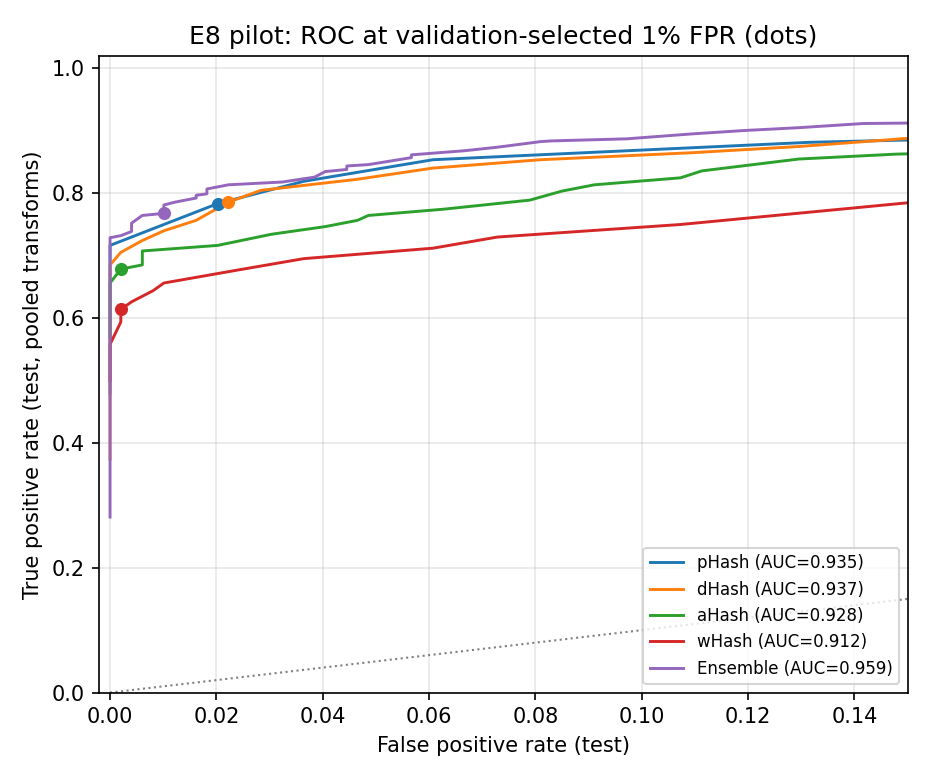
#> input picture experiments/results/e8/e8_operating_points.png, 930 x 780 px
$ python -i e8_fingerprint.py   (imports and definitions only)
#> lines starting #> are read from the running program, lines starting #| are printed output that depends on the picture
#!/usr/bin/env python3
"""E8 - perceptual-hash robustness benchmark (pilot).

Downloads a small set of public web photographs (Picsum, sourced from
Unsplash), computes four 64-bit classical perceptual hashes from scratch
(pHash, dHash, aHash, wHash) plus a mean-distance ensemble, selects a
1%-FPR threshold on a validation split, and evaluates TPR/FPR/EER/AUC on a
held-out test split under 28 image transformations.

Scope warning: this is a pilot on 80 web photos. It is NOT a
Copydays / INRIA Holidays / Oxford5k / DiffusionDB / GenImage benchmark,
and it does not evaluate PDQ, CLIP or DINOv2. Results do not establish
AIGC-specific robustness.

Usage:
    python experiments/e8_fingerprint.py --n-images 80 --seed 1234
"""

from __future__ import annotations

import argparse
import csv
import hashlib
import io
import json
import math
import shutil
import sys
import time
import zlib
from concurrent.futures import ThreadPoolExecutor, as_completed
from datetime import datetime, timezone
from importlib import metadata
from pathlib import Path

import numpy as np
import requests
from PIL import Image, ImageOps
from scipy.fft import dct
from scipy.stats import rankdata

REPO_ROOT = Path(__file__).resolve().parents[1]
DEFAULT_OUT = REPO_ROOT / "experiments" / "results" / "e8"
PICSUM_URL = "https://picsum.photos/seed/{seed}/{size}/{size}"
USER_AGENT = "Mozilla/5.0 (compatible; MetaTradeR-E8/1.0; research pilot)"
HASH_SIZE = 8
HASH_BITS = HASH_SIZE * HASH_SIZE
METHODS = ("phash", "dhash", "ahash", "whash")
SCORERS = METHODS + ("ensemble",)
METHOD_LABELS = {
    "phash": "pHash",
    "dhash": "dHash",
    "ahash": "aHash",
    "whash": "wHash",
    "ensemble": "Ensemble",
}
Z95 = 1.959963984540054


def log(msg: str) -> None:
    print(f"[e8] {msg}", flush=True)


# ---------------------------------------------------------------------------
# Statistics helpers
# ---------------------------------------------------------------------------

# [95 lines left out: functions wilson_ci, proportion, select_threshold, eer_and_threshold, rank_auc, roc_points, not called in this run]


# ---------------------------------------------------------------------------
# Perceptual hashes (from scratch, numpy/PIL/scipy only)
# ---------------------------------------------------------------------------

def phash_bits(gray: Image.Image) -> np.ndarray:
    """32x32 grayscale DCT; 8x8 low-frequency block; DC excluded."""
    small = np.asarray(
        gray.resize((32, 32), Image.Resampling.LANCZOS), dtype=np.float64
    )
    coeff = dct(dct(small, axis=0, norm="ortho"), axis=1, norm="ortho")
    flat = coeff[:HASH_SIZE, :HASH_SIZE].reshape(-1)
    med = float(np.median(flat[1:]))
    bits = np.zeros(HASH_BITS, dtype=bool)
    bits[1:] = flat[1:] > med  # DC bit fixed to 0, 63 effective bits
    return bits


def dhash_bits(gray: Image.Image) -> np.ndarray:
    """9x8 resize; horizontal gradient gives 8x8 = 64 bits."""
    small = np.asarray(
        gray.resize((HASH_SIZE + 1, HASH_SIZE), Image.Resampling.LANCZOS),
        dtype=np.float64,
    )
    return (small[:, :-1] > small[:, 1:]).reshape(-1).astype(bool)


def ahash_bits(gray: Image.Image) -> np.ndarray:
    """8x8 resize; bit = pixel above the mean."""
    small = np.asarray(
        gray.resize((HASH_SIZE, HASH_SIZE), Image.Resampling.LANCZOS),
        dtype=np.float64,
    )
    return (small > small.mean()).reshape(-1).astype(bool)


def whash_bits(gray: Image.Image) -> np.ndarray:
    """32x32 DCT; 8x8 block thresholded at its own mean."""
    small = np.asarray(
        gray.resize((32, 32), Image.Resampling.LANCZOS), dtype=np.float64
    )
    coeff = dct(dct(small, axis=0, norm="ortho"), axis=1, norm="ortho")
    block = coeff[:HASH_SIZE, :HASH_SIZE]
    return (block > block.mean()).reshape(-1).astype(bool)


def compute_hashes(img: Image.Image) -> dict:
    gray = img.convert("L")
    return {
        "phash": phash_bits(gray),
        "dhash": dhash_bits(gray),
        "ahash": ahash_bits(gray),
        "whash": whash_bits(gray),
    }


def hamming(a: np.ndarray, b: np.ndarray) -> int:
    return int(np.count_nonzero(a != b))


# ---------------------------------------------------------------------------
# Transformations
# ---------------------------------------------------------------------------

def _array_to_image(arr: np.ndarray) -> Image.Image:
    return Image.fromarray(np.clip(arr, 0.0, 255.0).astype(np.uint8), mode="RGB")


# [62 lines left out: functions _apply_step, apply_transform, not called in this run]


def _spec(name, family, geometric, steps):
    return {"name": name, "family": family, "geometric": geometric, "steps": steps}


# [960 lines left out: functions build_transforms, _fetch_one, download_dataset, load_rgb512, reuse_cached_dataset, distances_for_pairs and 12 more, not called in this run]


# [2 lines not run here, left out]

>>> from PIL import Image
>>> picture = Image.open('results/e8/e8_operating_points.png')
#> picture is the input picture: PIL image 930x780 RGBA; mean R, G, B, A 246.4, 245.8, 245.6, 255
>>> result = compute_hashes(picture)
#> in compute_hashes, `gray = img.convert("L")`:
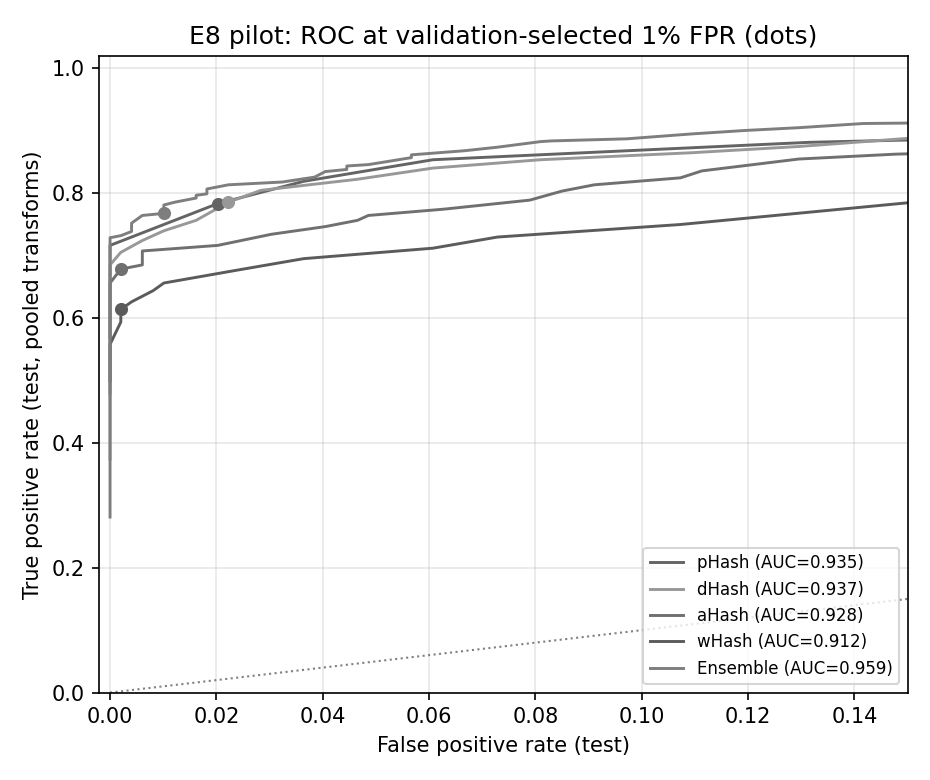
#> gray: PIL image 930x780 L; min 0, max 255, mean 245.9
#> in phash_bits, `small = np.asarray( gray.resize((32, 32), Image.Resampling.LANCZOS), d..`:
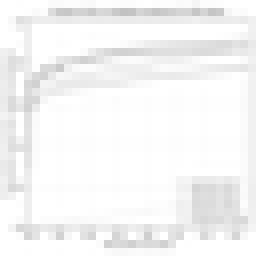
#> small: shape (32, 32) float64 (shown 8 times larger); min 194, max 255, mean 245.2
#> in phash_bits, `coeff = dct(dct(small, axis=0, norm="ortho"), axis=1, norm="ortho")`:
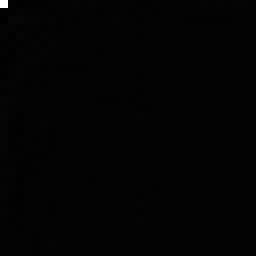
#> coeff: shape (32, 32) float64 (shown 8 times larger); min -105.7, max 7847.7, mean 7.9; drawn with min black and max white
#> in phash_bits, `flat = coeff[:HASH_SIZE, :HASH_SIZE].reshape(-1)`: flat = 64 values, max 7847.7 at index 0, min -105.7 at index 16, mean 124
#> in phash_bits, `med = float(np.median(flat[1:]))`: med = 2.26
#> result = 4 items
